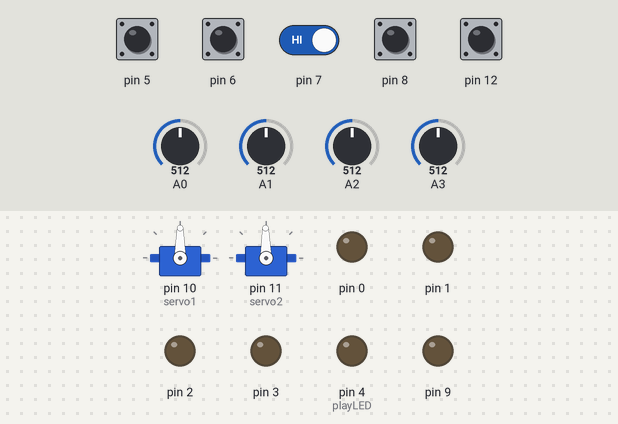
Recording of a sketch running on a simulated Arduino Uno, built with avr-gcc and run on an emulated ATmega328P. Parts: 2 × servo, output pins drawn as LEDs (lit = HIGH). Dashed ring = blinking. Inputs (shaded band) come from the test bench; at power-on: pin 5–8, pin 12 HIGH, A0 = 512, A1 = 512, A2 = 512, A3 = 512.

Above: at 1.2 s.
1.3 s: pin 12 pulled LOW for 0.15 s
At 2.16 s:
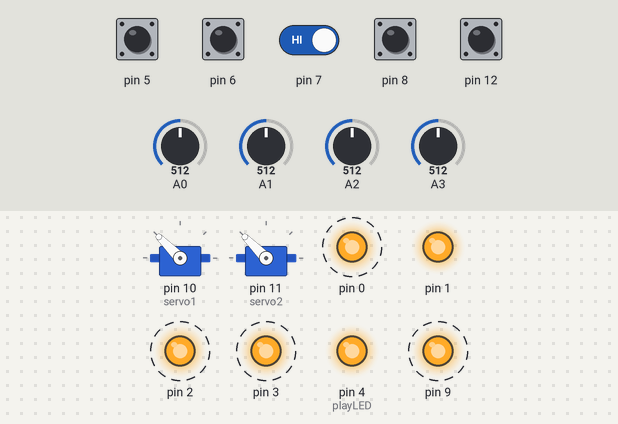
4.3 s: pin 8 pulled LOW for 0.15 s
At 5.3 s:
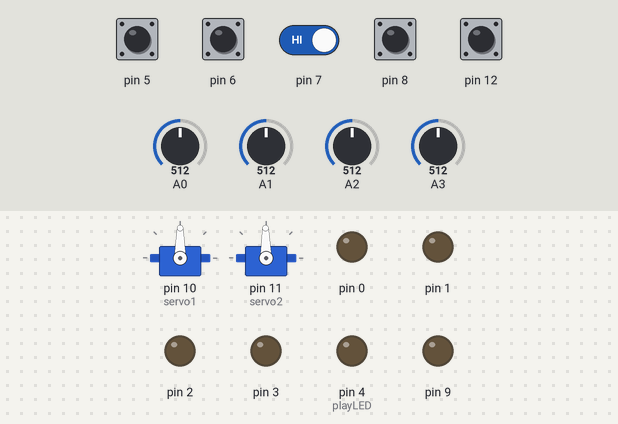
5.9 s: pin 5 pulled LOW for 0.15 s
At 7.1 s:
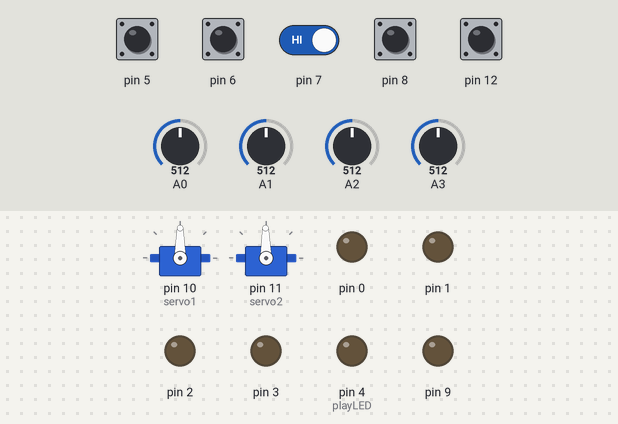
7.5 s: pin 5 driven LOW and pin 7 driven LOW
At 7.9 s:
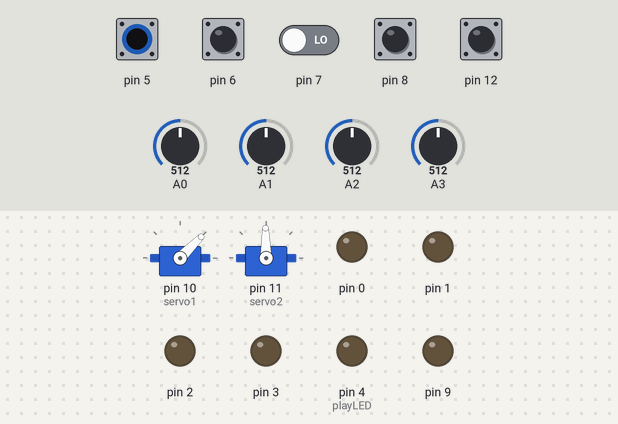
Timing chart, 0 to 10.1 s (numbered marks = the images above; inputs shaded):
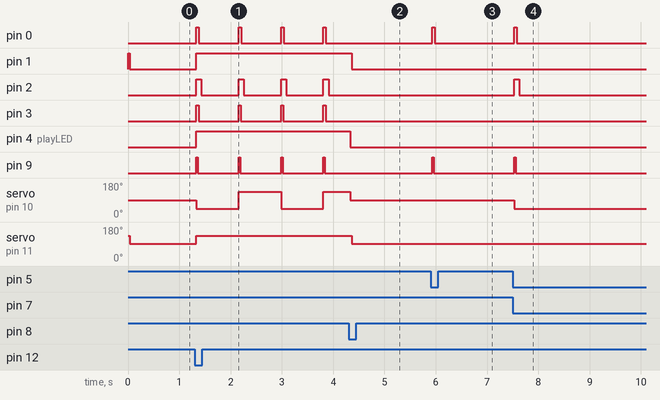

Measured:
- after the input at 1.3 s, pin 0: alternates HIGH for 0.05 s and LOW for 0.78 s, starting at once; pin 1: LOW → HIGH at once
- after the input at 4.3 s, pin 0, pin 2, pin 3, pin 9: stops changing and stays LOW; pin 1: HIGH → LOW after 0.06 s; pin 4 (playLED): HIGH → LOW at once; servo on pin 11 (servo2): 135° → 91° after 0.06 s
- after the input at 5.9 s, pin 0: LOW → HIGH at once, → LOW 0.05 s later; pin 9: LOW → HIGH at once, → LOW 0.03 s later
- after the input at 7.5 s, pin 0: LOW → HIGH at once, → LOW 0.05 s later; pin 2: LOW → HIGH at once, → LOW 0.10 s later; pin 9: LOW → HIGH at once, → LOW 0.03 s later; servo on pin 10 (servo1): 90° → 45° at once

The sketch:

rhythmboard1.ino
```cpp
/*
Top to bottom on the board:
 10 -- servo1
 11 -- servo2
 9  -- solenoid

 A1 -- sensor1
 A2 -- sensor2
 A3 -- sensor3

 2  -- led3
 1  -- led1
 0  -- led2

 7  --  s3
 6  --  s4
 5  --  s5

 // left to right buttons and LEDs
 12  -- s1
 8  --  s2

 4 -- led4
 3 -- led5

 13 -- toggle-switch
 A0 -- knob

 */

#include <Servo.h>
#include "buttonStruct.h"
#include "blinkStruct.h"
#include "sensorStruct.h"


////////////////////////
////// GLOBALS
////////////////////////
const int debounceTime = 30; // button debounce time

buttonStruct playButton = {12, LOW, LOW, 0, 0};
buttonStruct resetButton = {8, LOW, LOW, 0, 0};
boolean play; // playing or paused
int playLED = 4;
int servo2LED = 1;

blinkStruct tempoLED = {3, 0, 45, 0};

// when was the last beat?
unsigned long lastHit = 0;
unsigned long count = 0; // keep track of what beat
int tempo = 0; // how many ms between beats (reads from knob on A0)

// solenoid, button and LED
buttonStruct solb = {5, LOW, LOW, 0, 0};
blinkStruct sol = {9, 0, 30, 0}; // (pin, lastHitTime, onTime (ms), current state)
blinkStruct solLED = {0, 0, 50, 0};
sensorStruct sols = {A3, 8, 1, 1023, 0}; // (pin , mappedValue, min, max)

////////////////
// SERVO stuff:
// servos, buttons and LEDs
Servo servo1;
Servo servo2;
// current state
boolean servo1State = false; // left or right
boolean servo2State = false; // left or right
int servo2Speed = 90; // for 360 motors 90 is about stopped 0 and 180 are full speed in opposite directions
// servo buttons
buttonStruct servo1b = {7, LOW, LOW, 0, 0};
buttonStruct servo2b = {6, LOW, LOW, 0, 0};
// servo LEDs
blinkStruct servo1LED = {2, 0, 100, 0};
blinkStruct servo2LEDblink = {1, 0, 100, 0};
// servo sensors
sensorStruct servo1s = {A1, 8, 1, 1023, 0}; // (pin , mappedValue, min, max)
sensorStruct servo2s = {A2, 90, 1, 1023, 0}; // (pin , mappedValue, min, max)

/////////////////////////////////////////////////
// initialization
/////////////////////////////////////////////////
void setup() {
  // attach servo pins to servo objects
  servo1.attach(10);
  servo2.attach(11);

  // paused at startup
  play = false;

  // enable internal pullups for buttons and switch
  pinMode(5, INPUT_PULLUP);
  pinMode(6, INPUT_PULLUP);
  pinMode(7, INPUT_PULLUP);
  pinMode(8, INPUT_PULLUP);
  pinMode(12, INPUT_PULLUP);
  pinMode(13, INPUT_PULLUP); // switch
  // LEDs
  pinMode(0, OUTPUT);
  pinMode(1, OUTPUT);
  pinMode(2, OUTPUT);
  pinMode(3, OUTPUT);
  pinMode(4, OUTPUT);
  // Solenoid
  pinMode(9, OUTPUT);
}

void(* resetFunc) (void) = 0;

////////////////////////////////////////////////////////////
//////////////////////// MAIN LOOP /////////////////////////
////////////////////////////////////////////////////////////
void loop() {
  // check reset button
  resetButton = readDebounce(resetButton);
  if (resetButton.bang) {
   resetPressed();
   resetFunc();
  }

  // check if play button has been pressed
  // if so toggle state
  playButton = readDebounce(playButton);
  if (playButton.bang) {
    play = !play;
    digitalWrite(playLED, play ); // turn play LED on/off
    if (play == false) count = 0; // reset counter on pause
  }

  // if in play mode: calculate tempo, read the channel buttons
  if (play)
    playMode();
  else
    manualMode();


  // turn off LEDs and solenoids if enough time has passed
  tempoLED = checkBlink(tempoLED);
  servo1LED = checkBlink(servo1LED);
  //  servo2LEDblink = checkBlink(servo2LEDblink);
  sol = checkBlink(sol);
  solLED = checkBlink(solLED);
}

////////////////////////////////////////////////////////////
////////////////////// END MAIN LOOP ///////////////////////
////////////////////////////////////////////////////////////

void playMode()
{
  // calculate tempo
  tempo = map(analogRead(A0), 0, 1023, 1500, 150);

  // update sensors
  sols = readSensor(sols);
  servo1s = readSensor(servo1s);
  servo2s = readSensor(servo2s);

  // get button state
  solb = readDebounce(solb);
  servo1b = readDebounce(servo1b);
  servo2b = readDebounce(servo2b);
  // if low update sensors
  // solenoid button pushed -> read solenoid sensor
  if (solb.state == LOW)  sols = setSensor(sols);
  // servo1
  if (servo1b.state == LOW) servo1s = setSensor(servo1s);
  // servo2
  if (servo2b.state == LOW) servo2s = setSensor(servo2s);


  // use if servo2 is a 360 degree motor

  servo2.write(servo2s.mappedVal + 90);

  // if in play mode and we're on a beat...  // figure out which motors need moving
  if ((millis() - lastHit) > tempo) {
    count++; // increment beat counter
    lastHit = millis();

    // blink tempo light
    tempoLED = startBlink(tempoLED);

    if (count % servo1s.mappedVal == 0) {
      // trigger servo1   // blink the light
      servo1LED = startBlink(servo1LED);
      if (servo1State)  servo1.write(135);
      else servo1.write(45);

      servo1State = !servo1State;
    }

    //    // trigger servo2  // blink the light
    //    if (count % servo2s.mappedVal == 0) {
    //      servo2LEDblink = startBlink(servo2LEDblink);
    //      if (servo2State) {
    //        servo2.write(45);
    //      }
    //      else
    //      {
    //        servo2.write(135);
    //      }
    //      servo2State = !servo2State;
    //    }


    if (count % sols.mappedVal == 0) {
      // trigger solenoid
      sol = startBlink(sol);
      solLED = startBlink(solLED);
    }
  }
  if (servo2s.mappedVal > 30)
    digitalWrite(1, HIGH);
  else
    digitalWrite(1, LOW);
}

void manualMode() {
  // get button state
  solb = readDebounce(solb);
  servo1b = readDebounce(servo1b);
  servo2b = readDebounce(servo2b);

  // if new push bang that motor
  if (solb.bang == true) {
    sol = startBlink(sol);
    solLED = startBlink(solLED);
  }
  // servo1
  if (servo1b.bang == true) {
    if (servo1State == true) servo1.write(135);
    else servo1.write(45);
    servo1State = !servo1State;

    servo1LED = startBlink(servo1LED);
  }


  if (servo2b.state == LOW) {
    // servo2
    servo2s = setSensor(servo2s);
    servo2.write(servo2s.mappedVal + 90);
    if (servo2s.mappedVal < 60)
      digitalWrite(1, HIGH);

  }
  else {
    servo2.write(91);
    digitalWrite(1, LOW);
  }
}

////////////////////////////////////////////////////////////
// debounce buttons
////////////////////////////////////////////////////////////
buttonStruct readDebounce(buttonStruct button) {

  int reading = digitalRead(button.pin);
  button.bang = false;

  if (reading != button.lastState) {
    // reset timer
    button.lastDebounceTime = millis();
  }

  if ((millis() - button.lastDebounceTime) > debounceTime) {
    {
      if (reading != button.state) {
        button.state = reading;
        if ( button.state == LOW) {
          button.bang = true;
        }
      }
    }
  }
  button.lastState = reading;
  return button;
}

////////////////////////////////////////////////////////////
// LED and solenoid blink functions
// startBlink
////////////////////////////////////////////////////////////
blinkStruct startBlink(blinkStruct led) {
  // set pin HIGH
  digitalWrite(led.pin, HIGH);
  // set state to true
  led.state = true;
  led.lastHit = millis();

  // return updated struct
  return led;
}

////////////////////////////////////////////////////////////
// LED and solenoid blink functions
// checkBlink
// check if its time to turn off
////////////////////////////////////////////////////////////
blinkStruct checkBlink(blinkStruct led) {
  if (led.state && (millis() - led.lastHit > led.onTime))
  {
    led.state = false;
    digitalWrite(led.pin, LOW);
  }

  return led;
}

////////////////////////////////////////////////////////////
// sensorStruct Functions
////////////////////////////////////////////////////////////
sensorStruct readSensor(sensorStruct s) {
  int val = analogRead(s.pin);

  if (val < s.minVal)
    s.minVal = val;

  if (val > s.maxVal)
    s.maxVal = val;

  return s;
}

sensorStruct setSensor(sensorStruct s) {
  int val = analogRead(s.pin);
  val = map(val, s.minVal, s.maxVal, 0, s.range + 1); // map a little beyond the edges and constrain
  s.mappedVal = constrain(val, 1, s.range); // just to make sure
  return s;
}


void resetPressed(){
  digitalWrite(4, LOW); // play light
  digitalWrite(3, LOW); // tempo light
  digitalWrite(0, LOW); // sol
  digitalWrite(1, LOW); // servo2
  digitalWrite(2, LOW); // servo1

  servo1s.minVal = 1023;
  servo1s.maxVal = 0;
  servo2s.minVal = 1023;
  servo2s.maxVal = 0;

  sols.minVal = 1023;
  sols.maxVal = 0;

}
```

blinkStruct.h
```cpp
typedef struct blinkStruct{
  int pin;
  unsigned long lastHit;
  int onTime;
  int state;
};

blinkStruct startBlink(blinkStruct led);
blinkStruct checkBlink(blinkStruct led);
```

buttonStruct.h
```cpp
typedef struct buttonStruct{
  int pin;
  int state;
  int lastState;
  long lastDebounceTime;
  int bang;
};

buttonStruct readDebounce(buttonStruct button);
```

sensorStruct.h
```cpp
typedef struct sensorStruct{
  int pin;
  int range;
  int mappedVal;
  int minVal;
  int maxVal;
};

sensorStruct readSensor(sensorStruct s);
sensorStruct setSensor(sensorStruct s);
```
